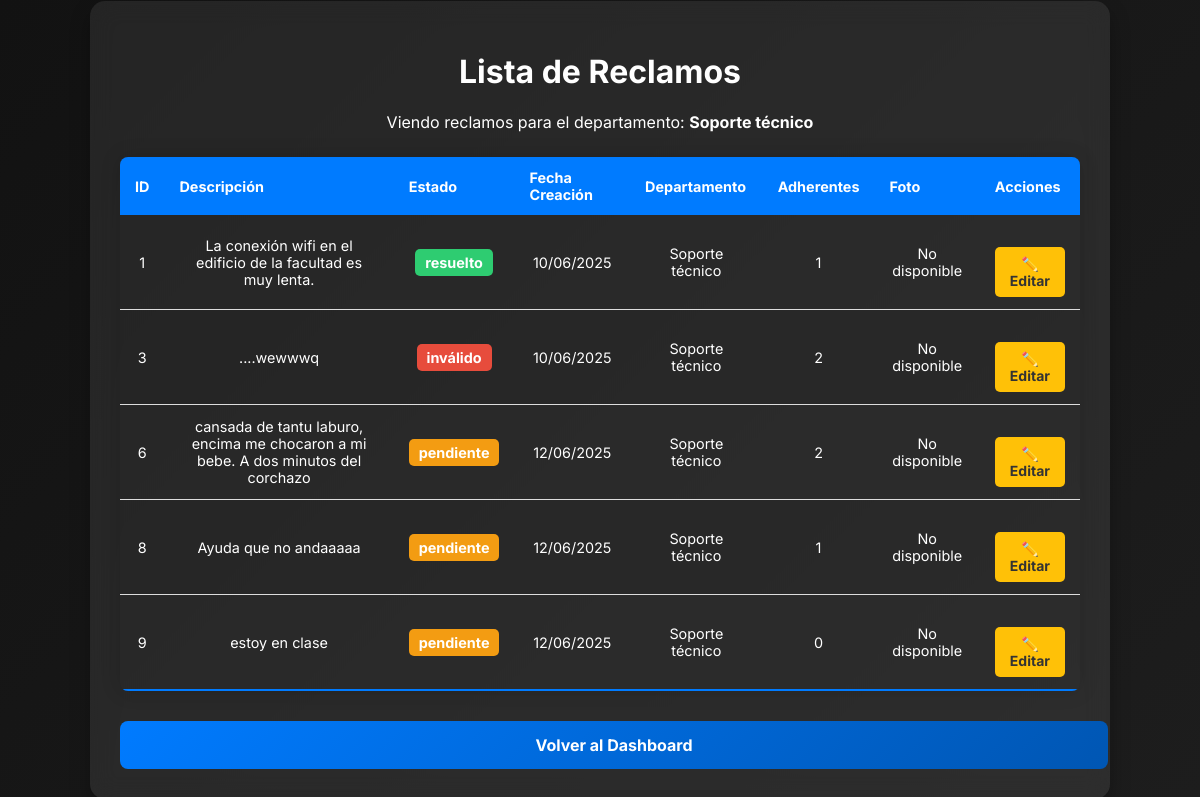
The page /listar_reclamos (signed in) on the database as committed earlier.
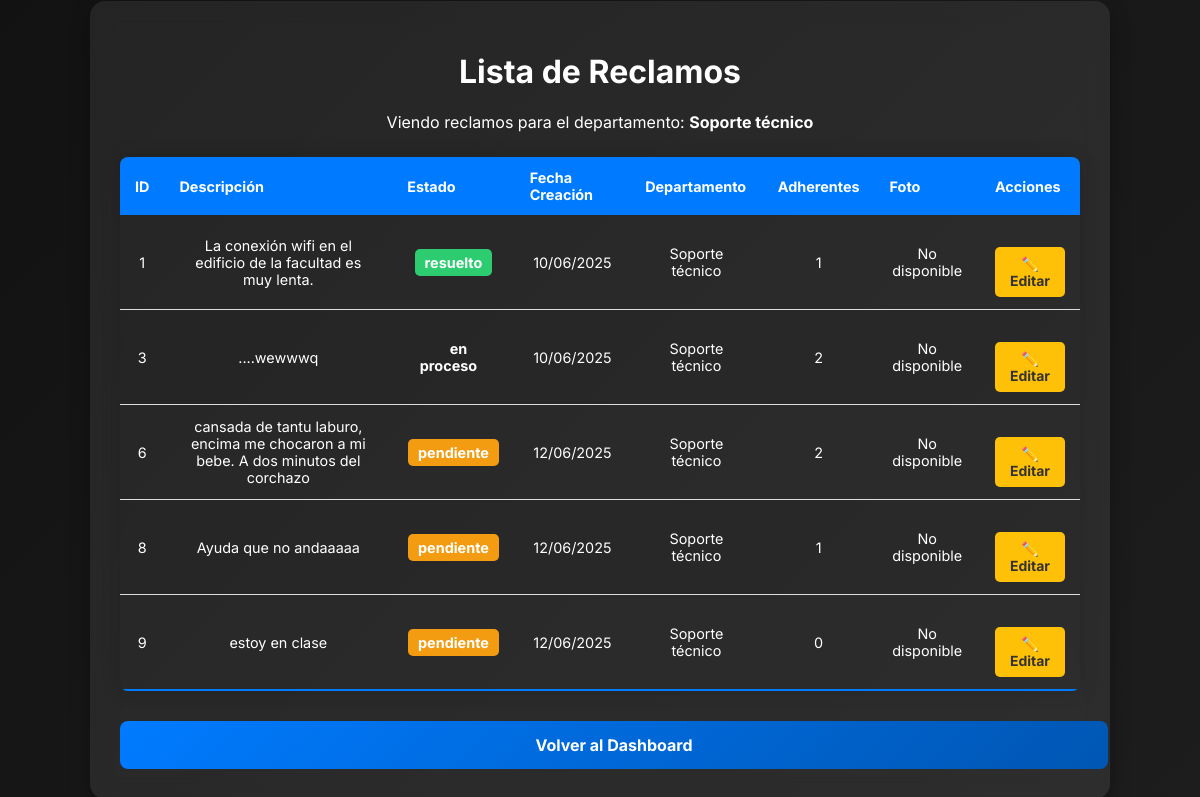
The same page on the database as committed later.
### modules/modelos.py (models this page shows, shortened)
class ModeloUsuario(Base):
    __tablename__= 'usuarios'
    id= Column(Integer, primary_key=True)
    nombre=Column(String(1000), nullable=False, unique=False)
    apellido=Column(String(1000), nullable=False, unique= False)
    username=Column(String(100), nullable=False, unique=True)
    email= Column(String(1000), nullable=False, unique=True)
    password= Column(String(1000), nullable=False)
    rol=Column(String, default="usuario")
    claustro=Column(String(100), nullable=False)
    departamento = Column(String(100), default="sin_departamento")

class ModeloReclamo(Base):
    __tablename__= 'reclamos'
    id= Column(Integer, primary_key=True)
    descripcion= Column(String(1000), nullable=False)
    estado= Column(String(50), default="pendiente") #El estado. Puede ser Pendiente, o Resuelto
    departamento= Column(String(100), nullable=False)
    fecha_creacion= Column(DateTime, default=datetime.utcnow)
    fecha_resolucion= Column(DateTime, nullable=True)
    id_usuario= Column(Integer, ForeignKey('usuarios.id')) #Reclamo ligado a usuario
    foto = Column(String(255), nullable=True)

### server.py (the view, shortened to what this page needs)
@app.route('/listar_reclamos', methods=['GET'])
@login_required
def listar_reclamos():
    departamento_filtro = request.args.get('departamento')
    if current_user.es_jefe() or current_user.es_secretario():
        lista_reclamos = gestor_reclamos.listar_reclamos_por_departamento(current_user.departamento)
    else:
        if departamento_filtro:
            lista_reclamos = gestor_reclamos.listar_reclamos_por_departamento(departamento_filtro, estado="pendiente")
        else:
            lista_reclamos = gestor_reclamos.listar_reclamos_para_usuarios()
    departamentos = gestor_reclamos.obtener_departamentos()
    return render_template('listar_reclamos.html',
                          lista_reclamos=lista_reclamos,
                          departamentos=departamentos,
                          departamento_filtro=departamento_filtro)

### modules/dominio.py (called while the page is built)
    @property
    def id(self):
        return self.__id

    @property
    def descripcion(self):
        return self.__descripcion

    @property
    def estado(self):
        return self.__estado

    @property
    def id_usuario(self):
        return self.__id_usuario

    @property
    def departamento(self):
        return self.__departamento

    @property
    def fecha_creacion(self):
        return self.__fecha_creacion

    @property
    def foto(self):
        return self.__foto

    @property
    def fecha_resolucion(self):
        return self.__fecha_resolucion

    @id.setter
    def id(self, p_id):
        if p_id is not None and not isinstance(p_id, int):
            raise ValueError("El id debe ser un número entero")
        self.__id=p_id

    @descripcion.setter
    def descripcion(self, p_descripcion):
        if not isinstance(p_descripcion, str) or p_descripcion.strip() == "":
            raise ValueError("La descripcion no puede estar vacía")
        self.__descripcion= p_descripcion.strip()

    @estado.setter
    def estado(self, p_estado):
        if p_estado not in ["pendiente", "resuelto", "en proceso","inválido"]:
            raise ValueError("El estado debe ser 'pendiente', 'resuelto', 'en proceso' o 'invalido'")
        self.__estado=p_estado

    @id_usuario.setter
    def id_usuario(self, p_id_usuario):
        if  p_id_usuario is not None and not isinstance(p_id_usuario, int):
            raise ValueError("El ID de usuario debe ser un número entero")
        self.__id_usuario=p_id_usuario

    @departamento.setter
    def departamento(self, p_departamento):
        if not isinstance(p_departamento, str) or p_departamento.strip()== "":
            raise ValueError("El departamento no puede estar vacío")
        self.__departamento=p_departamento

    @fecha_creacion.setter
    def fecha_creacion(self, p_fecha_creacion):
        self.__fecha_creacion= p_fecha_creacion

    @foto.setter
    def foto(self, p_foto):
        self.__foto=p_foto

    @fecha_resolucion.setter
    def fecha_resolucion(self, p_fecha_resolucion):
        self.__fecha_resolucion= p_fecha_resolucion

    @property
    def id(self):
        return self.__id

    @property
    def nombre(self):
        return self.__nombre

    @property
    def apellido(self):
        return self.__apellido

    @property
    def username(self):
        return self.__username

    @property
    def email(self):
        return self.__email

    @property
    def password(self):
        return self.__password

### templates/listar_reclamos.html (shortened to what this page needs)
<!DOCTYPE html>
<html lang="es">
<head>
    <link rel="stylesheet" type="text/css" href="{{ url_for('static', filename='style.css') }}">
</head>
<body>
    <div class="container" style="width: 80%; max-width: 1200px;">
        <h1>Lista de Reclamos</h1>
        {% if not (current_user.es_jefe() or current_user.es_secretario() or current_user.es_tecnico()) %}
            <form method="GET" action="{{ url_for('listar_reclamos') }}" class="filter-form">
                <label for="departamento">Filtrar por departamento:</label>
                <select name="departamento" class="form-control">
                    <option value="">Todos</option>
                    {% for depto in departamentos %}
                        <option value="{{ depto }}" {% if departamento_filtro == depto %}selected{% endif %}>{{ depto }}</option>
                    {% endfor %}
                </select>
                <button type="submit" class="btn-primary" style="width: auto; padding: 10px 20px;">Filtrar</button>
            </form>
        {% else %}
             <p>Viendo reclamos para el departamento: <strong>{{ current_user.departamento }}</strong></p>
        {% endif %}
        {% if lista_reclamos %}
            <table class="styled-table">
                <thead>
                    <tr>
                        <th>ID</th>
                        <th>Descripción</th>
                        <th>Estado</th>
                        <th>Fecha Creación</th>
                        <th>Departamento</th>
                        <th>Adherentes</th>
                        <th>Foto</th>
                        <th>Acciones</th>
                    </tr>
                </thead>
                <tbody>
                    {% for reclamo in lista_reclamos %}
                    <tr>
                        <td>{{ reclamo.id }}</td>
                        <td>{{ reclamo.descripcion }}</td>
                        <td><span class="status {{ reclamo.estado|replace(' ', '.') }}">{{ reclamo.estado }}</span></td>
                        <td>{{ reclamo.fecha_creacion.strftime('%d/%m/%Y') }}</td>
                        <td>{{ reclamo.departamento }}</td>
                        <td>{{ reclamo.adherentes }}</td>
                        <td>
                            {% if reclamo.foto %}
                                <img src="{{ url_for('static', filename='uploads/' + reclamo.foto) }}" alt="Foto del reclamo" width="100" style="border-radius: 5px;">
                            {% else %}
                                <span>No disponible</span>
                            {% endif %}
                        </td>
                        <td>
                            {% if current_user.es_jefe() or current_user.es_secretario() or current_user.es_tecnico() %}
                                <a href="{{ url_for('editar_reclamo', id=reclamo.id) }}" class="btn-edit">✏️ Editar</a>
                            {% endif %}
                        </td>
                    </tr>
                    {% endfor %}
                </tbody>
            </table>
        {% else %}
            <div class="alert alert-info">No hay reclamos que coincidan con los criterios de búsqueda.</div>
        {% endif %}
        <div class="links-container" style="margin-top: 30px;">
            {% if current_user.es_jefe() or current_user.es_secretario() or current_user.es_tecnico() %}
                <a href="{{ url_for('dashboard') }}" class="btn-primary">Volver al Dashboard</a>
            {% else %}
                <a href="{{ url_for('menu_principal') }}" class="btn-primary">Volver al Menú</a>
                <a href="{{ url_for('agregar_reclamo') }}" class="btn-secondary" style="margin-left: 10px;">Crear un Reclamo</a>
            {% endif %}
        </div>
    </div>
</body>
</html>

### static/style.css (style rules this page uses)
body { font-family: 'Inter', sans-serif; background: linear-gradient(135deg, #121212, #1d1d1d); color: #ffffff; margin: 0; display: flex; justify-content: center; align-items: center; min-height: 100vh; }
.container { width: 40%; padding: 30px; background: rgba(255, 255, 255, 0.08); box-shadow: 0px 10px 20px rgba(0, 0, 0, 0.3); border-radius: 15px; backdrop-filter: blur(12px); text-align: center; transition: all 0.3s ease-in-out; }
.btn-primary { display: block; width: 100%; padding: 14px; font-size: 16px; font-weight: bold; background: linear-gradient(135deg, #007bff, #0056b3); color: white; border: none; border-radius: 8px; cursor: pointer; transition: 0.4s ease-in-out; margin-top: 20px; }
a { color: #f8f9fa; text-decoration: none; font-weight: bold; display: block; margin-top: 20px; transition: 0.3s; }

### templates/listar_reclamos.html (style rules this page uses)
.styled-table { width: 100%; border-collapse: collapse; margin: 25px 0; font-size: 0.9em; border-radius: 8px; overflow: hidden; box-shadow: 0 0 20px rgba(0, 0, 0, 0.15); }
.styled-table thead tr { background-color: #007bff; color: #ffffff; text-align: left; }
.styled-table th, .styled-table td { padding: 12px 15px; }
.styled-table tbody tr { border-bottom: 1px solid #dddddd; }
.styled-table tbody tr:nth-of-type(even) { background-color: rgba(0,0,0,0.05); }
.styled-table tbody tr:last-of-type { border-bottom: 2px solid #007bff; }
.status { padding: 5px 10px; border-radius: 5px; color: white; font-weight: bold; }
.status.pendiente { background-color: #f39c12; }
.status.resuelto { background-color: #2ecc71; }
.btn-join, .btn-edit { padding: 8px 12px; border: none; border-radius: 5px; cursor: pointer; color: white; text-decoration: none; display: inline-block; font-size: 14px; }
.btn-edit { background-color: #ffc107; color: #333; }

Rows that differ between the two databases and show on the page:
changed ModeloReclamo "....wewwwq": estado "inválido" → "en proceso"
